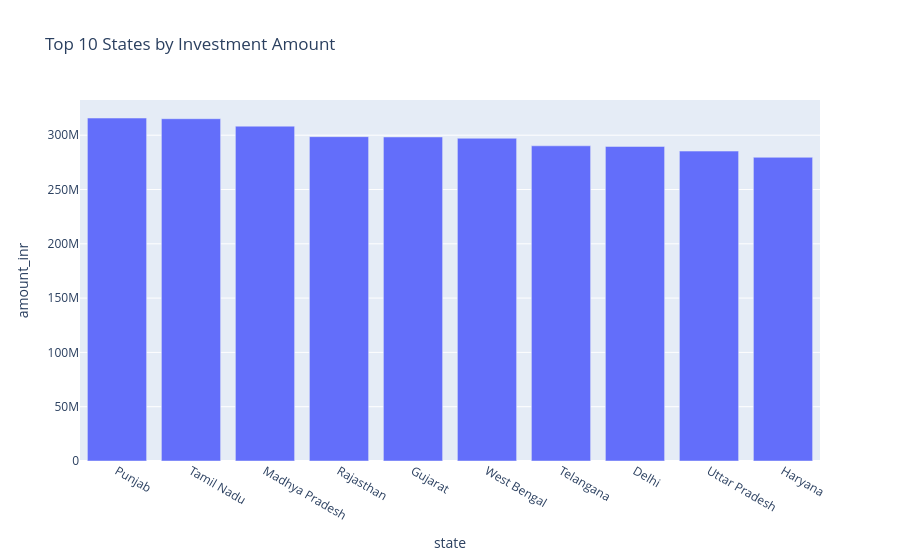

The cell this chart's notebook holds for it:
### Code cell
state_amt = (
    transactions.groupby("state")["amount_inr"]
    .sum()
    .sort_values(ascending=False)
    .head(10)
    .reset_index()
)

fig = px.bar(
    state_amt,
    x="state",
    y="amount_inr",
    title="Top 10 States by Investment Amount"
)

fig.show()

### Figure 1 — Plotly figure (JSON) as saved in the notebook; plotly's stock layout.template omitted (floating-point values rounded to 4 significant figures)
{"data": [{"hovertemplate": "state=%{x}<br>amount_inr=%{y}<extra></extra>", "legendgroup": "", "marker": {"color": "#636efa", "pattern": {"shape": ""}}, "name": "", "orientation": "v", "showlegend": false, "textposition": "auto", "type": "bar", "x": ["Punjab", "Tamil Nadu", "Madhya Pradesh", "Rajasthan", "Gujarat", "West Bengal", "Telangana", "Delhi", "Uttar Pradesh", "Haryana"], "xaxis": "x", "y": [315780459, 315177237, 308312493, 298645822, 298358940, 297182514, 290219284, 289633404, 285368873, 279634354], "yaxis": "y"}], "layout": {"barmode": "relative", "legend": {"tracegroupgap": 0}, "title": {"text": "Top 10 States by Investment Amount"}, "xaxis": {"anchor": "y", "domain": [0, 1], "title": {"text": "state"}}, "yaxis": {"anchor": "x", "domain": [0, 1], "title": {"text": "amount_inr"}}}}
